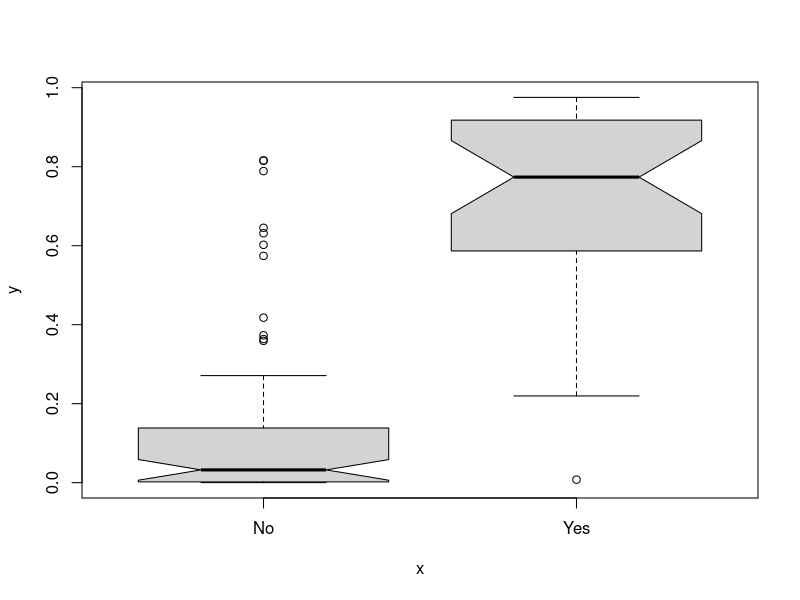
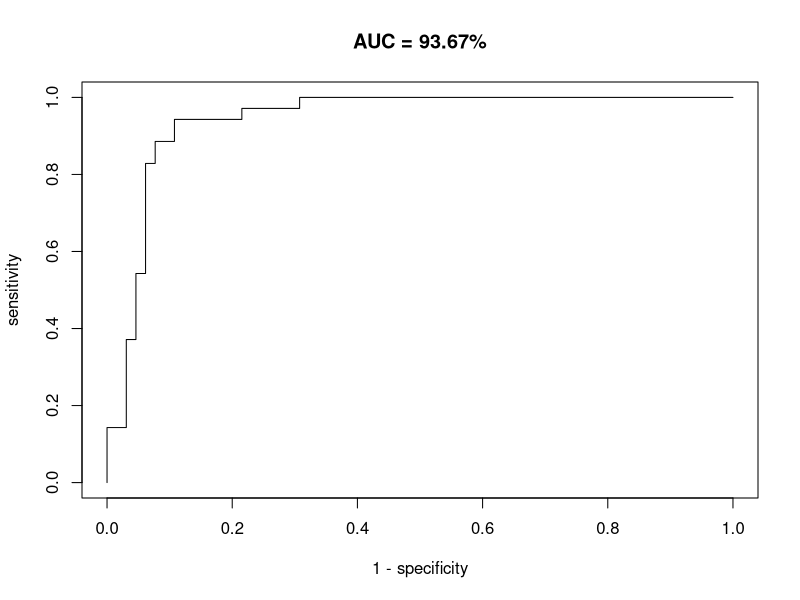
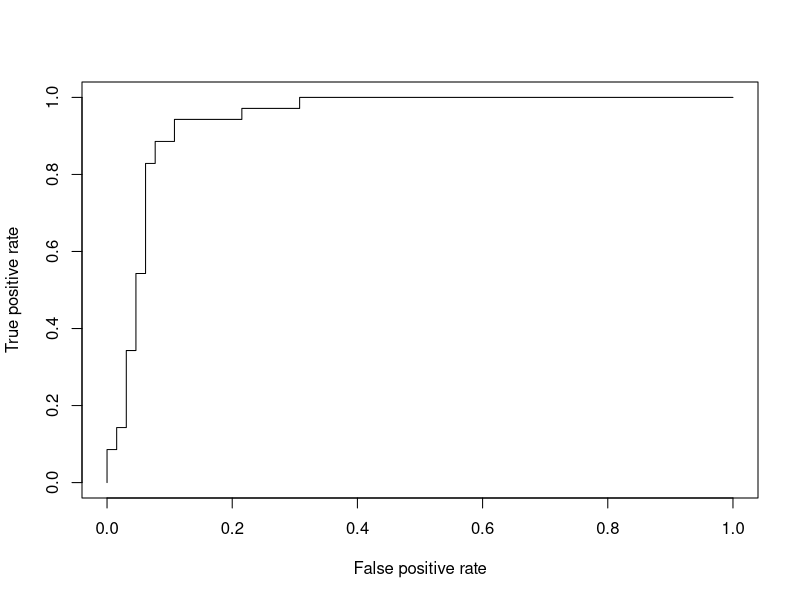

Reproduce these figures in R, in order.
N <- 1e2

sim_cancer <- function(N){
	logistic <- function(t) 1 / (1 + exp(-t))

	carcinogens <- runif(N, min=0, max=100)
	age <- sample(10:99, N, replace=T)
	score <- 0.1 * (carcinogens - mean(carcinogens)) + 
			0.01 * (age - mean(age)) - 2
	prob <- logistic(score)
	cancer <- factor(ifelse(prob > runif(N), "Yes", "No"))
	
	data.frame(age, carcinogens, cancer)
}


d1 <- sim_cancer(N)

fit1 <- glm(cancer ~ I(carcinogens - mean(carcinogens)) + I(age - mean(age)) + 1, 
		data=d1, family="binomial")

coef(fit1)

plot(d1$cancer, predict(fit1, type="response"), notch=T)

compute_sensitivity <- function(actual, predicted)
    sum(predicted==TRUE & actual==TRUE) / sum(actual==TRUE)

compute_specificity <- function(actual, predicted)
    sum(predicted==FALSE & actual==FALSE) / sum(actual==FALSE)

d2 <- sim_cancer(N)
actual <- d2$cancer=="Yes"
predicted <- predict(fit1, newdata=d2, type="link")

cutoff <- seq(-10,10, length=N)
roc_df <- as.data.frame(do.call("rbind", lapply(cutoff, function(threshold){
  c(
      threshold=threshold, 
      sensitivity=compute_sensitivity(actual, predicted > threshold), 
      specificity=compute_specificity(actual, predicted > threshold)
  )
})))

with(roc_df, {
  # approximate AUC by numerical integration
  auc <- sum(roc_df$sensitivity[-1] * diff(roc_df$specificity))
  plot(1 - specificity, sensitivity, 
        xlim=c(0,1), ylim=c(0,1), 
        main=sprintf("AUC = %0.2f%%", 100 * auc),
        type="s")
})


library(ROCR)

pred <- prediction(predicted, ifelse(d2$cancer=="Yes", 1, 0))
pred <- prediction(predicted, d2$cancer=="Yes")
perf <- performance(pred,"tpr","fpr")
plot(perf)

auc <- performance(pred,"auc")@y.values[[1]][1]
auc
